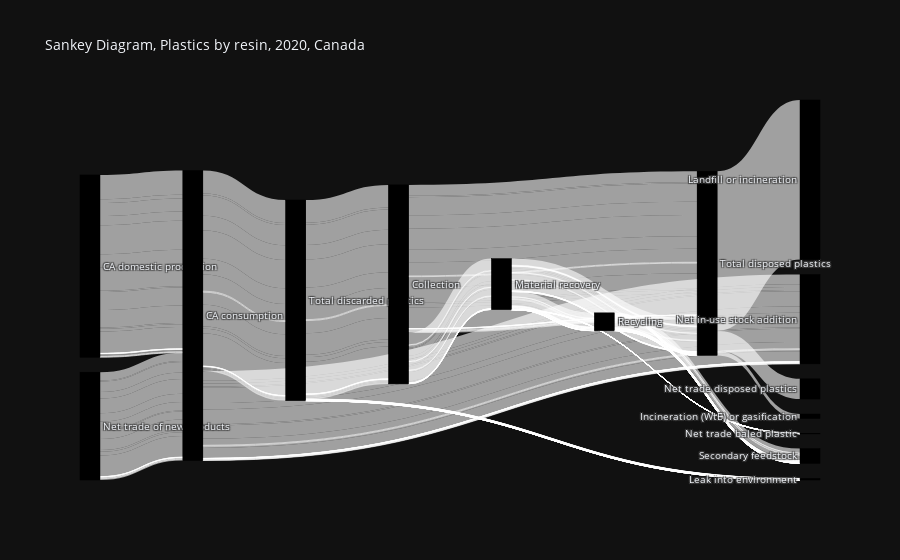

Here is the notebook cell this chart was saved with:
### Code cell
#test of basic plotly Sankey
fig = go.Figure(data=[go.Sankey(
    node = dict(
      pad = 15,
      thickness = 20,
      line = dict(color = "black", width = 0.5),
      label = unique_from_to,
      color = "black"
    ),
    link = dict(
      source = links['FromIndex'], # indices correspond to labels
      target = links['ToIndex'],
      value = links['VALUE']
  ))])

fig.update_layout(title_text="Sankey Diagram, Plastics by resin, 2020, Canada", font_size=10)
fig.show()

### Figure 1 — Plotly figure (JSON) as saved in the notebook; plotly's stock layout.template omitted (floating-point values rounded to 4 significant figures; data arrays with more than 128 entries replaced by an {"elided": "..."} marker saying what was removed)
{"data": [{"link": {"source": {"elided": "250 int values"}, "target": {"elided": "250 int values"}, "value": {"elided": "250 float values"}}, "node": {"color": "black", "label": ["Total disposed plastics", "CA domestic production", "Net trade of new products", "CA consumption", "Total discarded plastics", "Collection", "Material recovery", "Recycling", "Landfill or incineration", "Incineration (WtE) or gasification", "Net trade disposed plastics", "Net in-use stock addition", "Leak into environment", "Net trade baled plastic", "Secondary feedstock"], "line": {"color": "black", "width": 0.5}, "pad": 15, "thickness": 20}, "type": "sankey"}], "layout": {"title": {"text": "Sankey Diagram, Plastics by resin, 2020, Canada"}, "font": {"size": 10}}}
